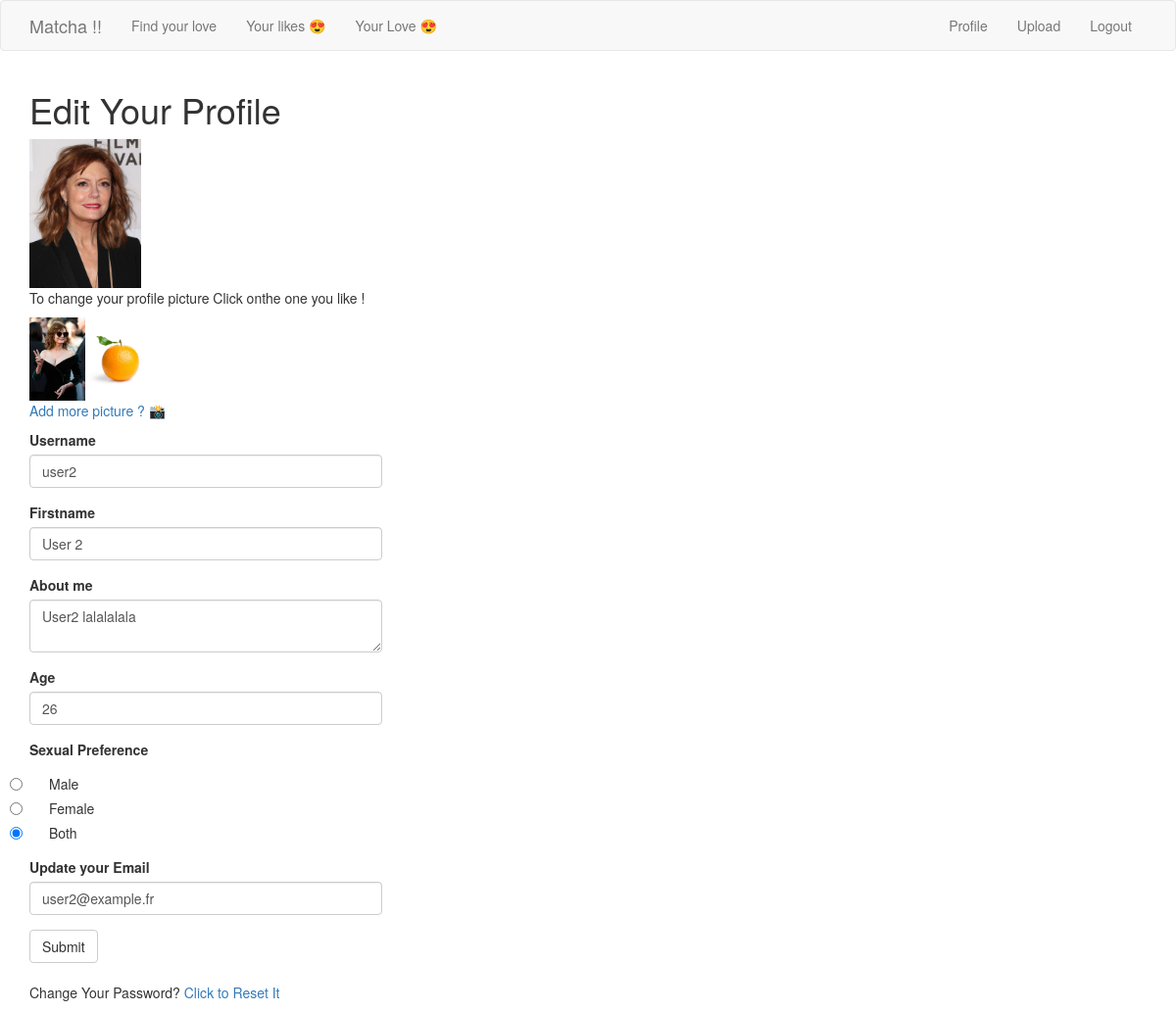
Screenshot of /edit_profile (signed in) with the database file from the repository.
### app/models.py (models this page shows, shortened)
class User(UserMixin, db.Model):
    id = db.Column(db.Integer, primary_key=True)
    username = db.Column(db.String(64), index=True, unique=True)
    firstname = db.Column(db.String(64), index=True)
    email = db.Column(db.String(120), index=True, unique=True)
    password_hash = db.Column(db.String(128))
    age = db.Column(db.Integer, index=True)
    sexpref = db.Column(db.String(64), index=True)
    fame = db.Column(db.Integer, index=True)
    bio = db.Column(db.String(256), index=True)
    last_seen = db.Column(db.DateTime, default=datetime.utcnow)
    fame = db.Column(db.Integer, index=True)
    liked = db.relationship(
        'User', secondary=likes,
        primaryjoin=(likes.c.likes_id == id),
        secondaryjoin=(likes.c.liked_id == id),
        backref=db.backref('likes', lazy='dynamic'),lazy='dynamic')
    looked = db.relationship(
        'User', secondary=looks,
        primaryjoin=(looks.c.looks_id == id),
        secondaryjoin=(looks.c.looked_id == id),
        backref=db.backref('looks', lazy='dynamic'),lazy='dynamic'
    )
    __searchable__ = ['username']
    ts = db.relationship("Tags", secondary=lambda: user_tags_table)
    tags = association_proxy('ts', 'tags')
    def profile_pic(self):
        path = os.path.join(os.getenv('PATH_IMAGE', '/static/images') , self.username, 'profile_pic/')
        pic = os.listdir('app' + path)
        if not pic:
            return(os.path.join(os.getenv('PATH_IMAGE', '/static/images/'),'default_prof_pic', 'profile_empty.jpeg'))
        return(path + pic[0])
    def get_img_paths(self):
        image_name_list = os.listdir(os.path.join(current_app.config['UPLOAD_FOLDER'] + self.username))
        path = os.path.join(current_app.config['PATH_IMAGE'] , self.username)
        final = [path + '/' + img for img in image_name_list if img != 'profile_pic']
        return(final)

### app/main/routes.py (the view)
@bp.route('/edit_profile', methods=['GET', 'POST'])
@login_required
def edit_profile():
    form = EditProfileForm(current_user.username, current_user.email)
    if form.validate_on_submit():
        current_user.username = form.username.data
        current_user.bio = form.bio.data
        current_user.firstname = form.firstname.data
        current_user.age = form.age.data
        current_user.email = form.email.data
        current_user.sexpref = form.sexpref.data
        db.session.commit()
        flash('Your changes have been saved.')
        return redirect(url_for('main.edit_profile'))
    elif request.method == 'GET':
        form.username.data = current_user.username
        form.bio.data = current_user.bio
        form.firstname.data = current_user.firstname
        form.age.data = current_user.age
        form.email.data = current_user.email
        form.sexpref.data = current_user.sexpref
    user_image = current_user.get_img_paths()
    return render_template('edit_profile.html', title='Edit Profile', form=form, user_image=user_image)

### app/main/forms.py (shortened to what this page needs)
class EditProfileForm(FlaskForm):
    username = StringField('Username', validators=[DataRequired()])
    firstname = StringField('Firstname', validators=[DataRequired()])
    bio = TextAreaField('About me', validators=[Length(min=0, max=256)])
    age = IntegerField('Age', validators=[NumberRange(min=18, max=100), DataRequired()])
    sexpref = RadioField('Sexual Preference', choices = [("Male ","Male"), ("Female", "Female"), ("Both", "Both")], validators=[DataRequired()])
    email = StringField('Update your Email', validators=[Email(), DataRequired()])
    submit = SubmitField('Submit')
    def __init__(self, original_username, original_email, *args, **kwargs):
        super(EditProfileForm, self).__init__(*args, **kwargs)
        self.original_username = original_username
        self.original_email = original_email

### app/main/routes.py (called while the page is built)
@bp.before_app_request
def before_request():
    if current_user.is_authenticated:
        current_user.last_seen = datetime.utcnow()
        db.session.commit()

### app/models.py (called while the page is built)
@login.user_loader
def load_user(id):
    return User.query.get(int(id))

### app/templates/edit_profile.html
{% extends "base.html" %}
{% import 'bootstrap/wtf.html' as wtf %}
{% block app_content %}
    <h1>Edit Your Profile</h1>
    <img src={{current_user.profile_pic()}} alt="Profile Picture" style="width:10%">
    <p>To change your profile picture Click onthe one you like !</p>
    {% for image in user_image: %}
        <a href="{{ url_for('main.swap_prof_pic', type=image) }}"><img src="{{ image }}" alt="User picture" style="width:5%"></a>
    {% endfor %}
    <p><a href="{{ url_for('main.upload') }}">Add more picture ? 📸 </a></p>
    <div class="row">
        <div class="col-md-4">
            {{ wtf.quick_form(form) }}
        </div>
    </div>
    <br>
    <p>Change Your Password? <a href="{{ url_for('auth.reset_password_request') }}">Click to Reset It</a></p>
{% endblock %}

### rows the page displays
User: profile_pic (picture), username "user2", firstname "User 2", bio "User2 lalalalala", age "26", sexpref "☐ Male ☐ Female ☑ Both", email "user2@example.fr"
